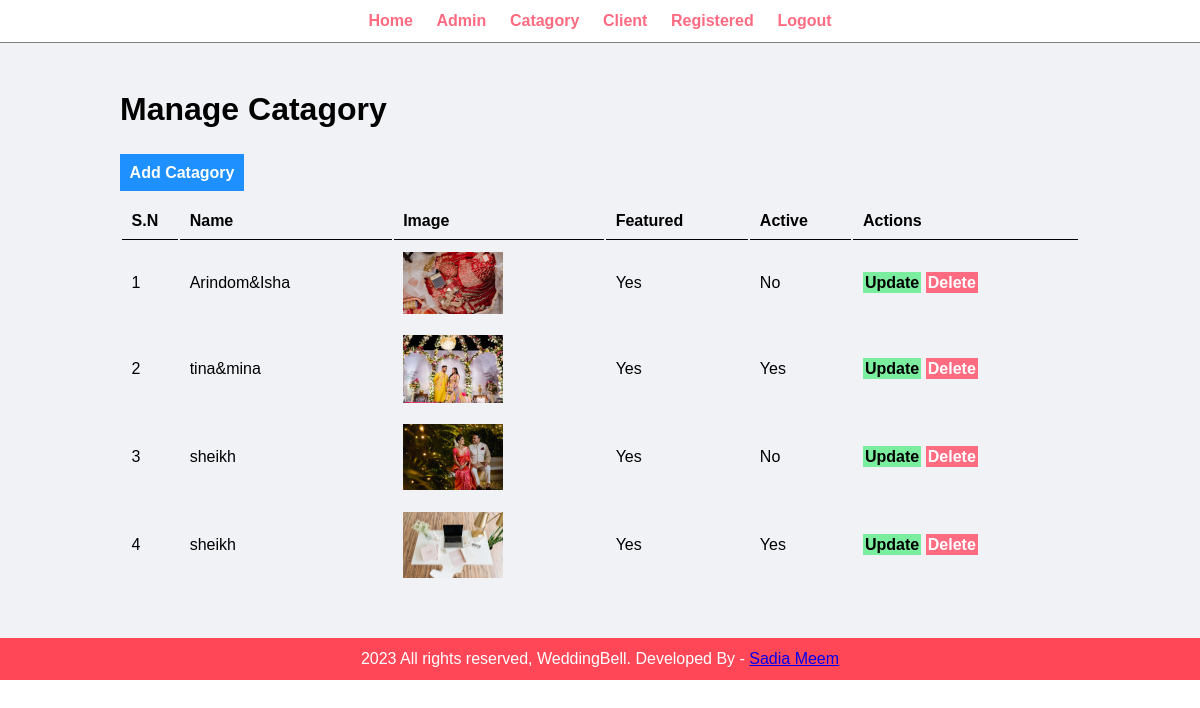
/weddingbell/admin/manage-catagory.php (signed in), run on the app's committed database.
### tables this page shows
CREATE TABLE `tbl_catagory` (
  `id` int(10) UNSIGNED NOT NULL,
  `name` varchar(100) NOT NULL,
  `image_name` varchar(255) NOT NULL,
  `featured` varchar(10) NOT NULL,
  `active` varchar(10) NOT NULL
);

### weddingbell/admin/manage-catagory.php (the view, shortened to what this page needs)
<?php include('partials/menu.php'); ?>
<div class="main-content">
    <div class="wrapper">
        <h1>Manage Catagory</h1>
        <br/>
<br/>
        <a href="<?php echo SITEURL; ?>admin/add-catagory.php" class="btn-primary">Add Catagory</a>
                <br/><br/>
                <table class="tbl-full1">
                    <tr>
                        <th>S.N</th>
                        <th>Name</th>
                        <th>Image</th>
                        <th>Featured</th>
                        <th>Active</th>
                        <th>Actions</th>
                    </tr>
                    <?php
                    $sql = "SELECT * FROM tbl_catagory";
                    $res = mysqli_query($conn, $sql);
                    $count = mysqli_num_rows($res);
                    $sn=1;
                    if($count>0)
                    {
                        while($row=mysqli_fetch_assoc($res))
                        {
                            $id = $row['id'];
                            $name = $row['name'];
                            $image_name = $row['image_name'];
                            $featured = $row['featured'];
                            $active = $row['active'];
                            ?>
                            <tr>
                                <td><?php echo $sn++; ?></td>
                                <td><?php echo $name; ?></td>
                                <td>
                                    <?php
                                        if($image_name!="")
                                        {
                                            ?>
                                            <img src="<?php echo SITEURL; ?>images/catagory/<?php echo $image_name; ?>" width="100px">
                                            <?php
                                        }
                                        else
                                        {
                                            echo "<div class='error'>no image.</div>";
                                        }
                                    ?>
                                </td>
                                <td><?php echo $featured; ?></td>
                                <td><?php echo $active; ?></td>
                                <td>
                                    <a href="<?php echo SITEURL; ?>admin/update-catagory.php?id=<?php echo $id; ?>" class="btn-secondary">Update</a>
                                    <a href="<?php echo SITEURL; ?>admin/delete-catagory.php?id=<?php echo $id; ?>&image_name=<?php echo $image_name; ?>" class="btn-cross">Delete</a>
                                </td>
                            </tr>
                            <?php
                        }
                    }
                    else
                    {
                        ?>
                        <tr>
                            <td colspan=""><div class="error">NO Catagory added.</div></td>
                        </tr>
                        <?php
                    }
                    ?>
                </table>
    </div>
</div>
<?php include('partials/footer.php'); ?>

### weddingbell/admin/partials/menu.php (shortened to what this page needs)
<html>
    <head>
        <link rel="stylesheet" href="../css/admin.css">
    </head>
    <body>
        <div class="menu text-center">
            <div class="wrapper">
                <ul>
                    <li> <a href="index.php">Home</a> </li>
                    <li> <a href="manage-admin.php">Admin</a> </li>
                    <li> <a href="manage-catagory.php">Catagory</a> </li>
                    <li> <a href="manage-client.php">Client</a> </li>
                    <li> <a href="manage-order.php">Registered</a> </li>
                    <li> <a href="logout.php">Logout</a> </li>
                </ul>
            </div>
        </div>

### weddingbell/admin/partials/footer.php
<div class="footer">
        <div class="wrapper">
            <p class="text-center">2023 All rights reserved, WeddingBell. Developed By - <a href="#"> Sadia Meem </a></p>
            </div>
        </div>
    </body>
</html>

### weddingbell/css/admin.css (style rules this page uses)
* { margin: 0; padding: 0; font-family: Arial, Helvetica, sans-serif; }
.wrapper { padding: 1%; width: 80%; margin: 0 auto; }
.text-center { text-align: center; }
.tbl-full1 { width: 100%; }
table tr th { border-bottom: 1px solid black; padding: 1%; text-align: left; }
table tr td { padding: 1%; }
.btn-primary { background-color: #1e90ff; padding: 1%; color: white; text-decoration: none; font-weight: bold; }
.btn-secondary { background-color: #7bed9f; padding: 1%; color: black; text-decoration: none; font-weight: bold; }
.btn-cross { background-color: #ff6b81; padding: 1%; color: white; text-decoration: none; font-weight: bold; }
.menu { border-bottom: 1px solid grey; text-align: center; }
.menu ul { list-style-type: none; }
.menu ul li { display: inline; padding: 1%; }
.menu ul li a { text-decoration: none; font-weight: bold; color: #ff6b81; }
.main-content { background-color: #f1f2f6; padding: 3% 0; }
.footer { background-color: #ff4757; color: white; }

### data on the page
tbl_catagory: name "Arindom&Isha", image_name (picture), featured "Yes", active "No"
tbl_catagory: name "tina&mina", image_name (picture), featured "Yes", active "Yes"
tbl_catagory: name "sheikh", image_name (picture), featured "Yes", active "No"
tbl_catagory: name "sheikh", image_name (picture), featured "Yes", active "Yes"
